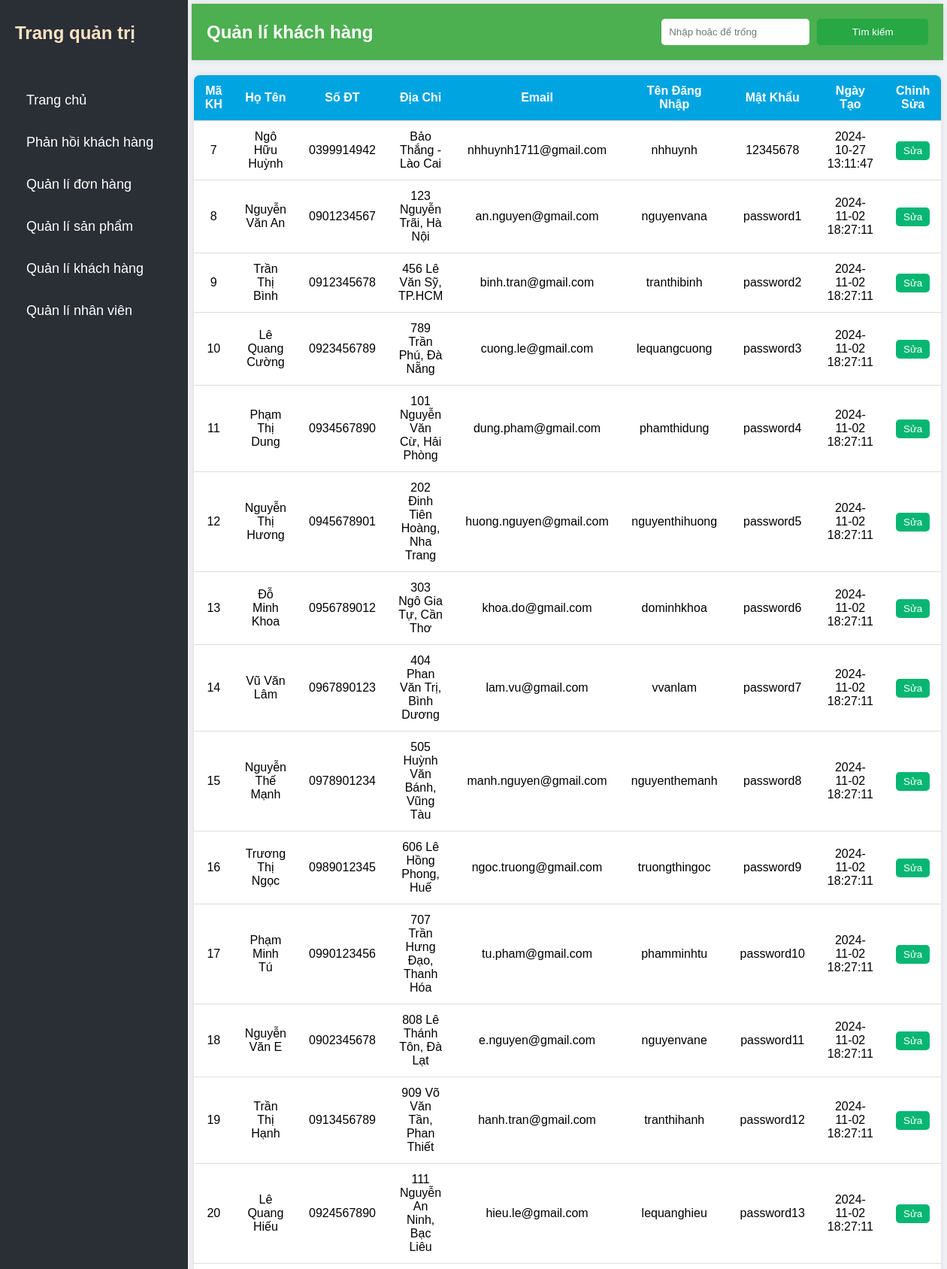
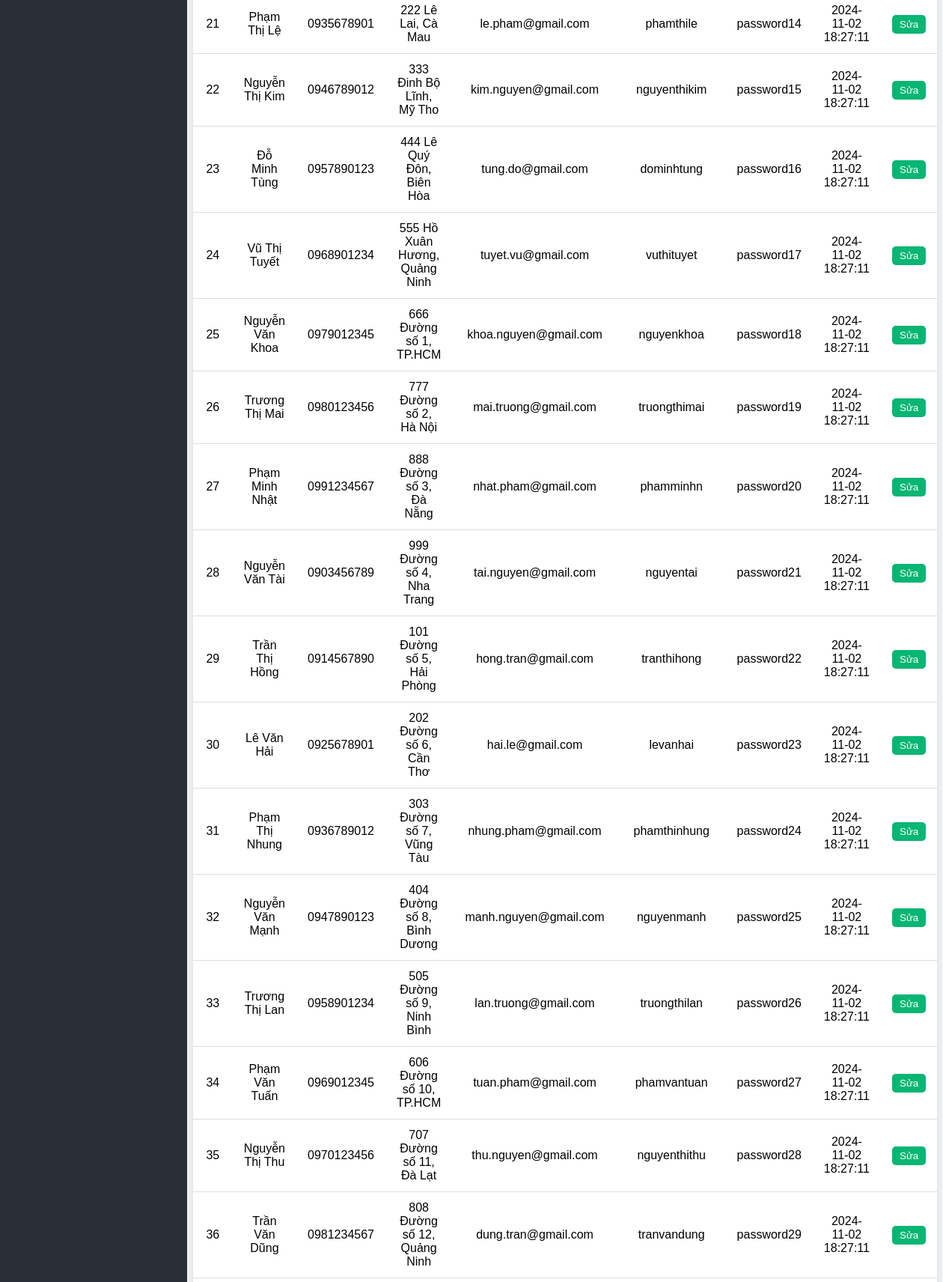
Screenshot of /admin/qlkhachhang.php (signed in, upper part) with the database file from the repository (2 pictures, top to bottom).
### tables this page shows
CREATE TABLE `khachhang` (
  `MaKhachHang` int(11) NOT NULL,
  `HoTen` varchar(100) NOT NULL,
  `SoDienThoai` varchar(15) DEFAULT NULL,
  `Matkhau` varchar(255) NOT NULL,
  `DiaChi` varchar(255) DEFAULT NULL,
  `NgayTao` timestamp NOT NULL DEFAULT current_timestamp(),
  `Email` varchar(255) NOT NULL,
  `Tendangnhap` varchar(255) NOT NULL
);

### admin/qlkhachhang.php (the view, shortened to what this page needs)
<?php
    $conn = new mysqli('localhost', 'root', '', 'shopfastfood');
        $sql = "SELECT * FROM khachhang";
        $stmt = $conn->prepare($sql);
        $stmt->execute();
        $result = $stmt->get_result();
?>
<!DOCTYPE html>
<html lang="en">
<head>
    <link rel="stylesheet" href="../admin/css/sidebar.css">
    <link rel="stylesheet" href="../admin/css/qlkhachhang.css">
</head>
<body>
<?php include 'sidebar.php';?>
<div class="noidung">
<div class="header">
    <h1>Quản lí khách hàng</h1>
    <form method="GET"class="search-form">
        <input type="text" name="keyword"
               placeholder="Nhập hoặc để trống">
        <button type="submit">Tìm kiếm</button>
    </form>
</div>
    <table>
        <thead>
            <tr>
                <th>Mã KH</th>
                <th>Họ Tên</th>
                <th>Số ĐT</th>
                <th>Địa Chỉ</th>
                <th>Email</th>
                <th>Tên Đăng Nhập</th>
                <th>Mật Khẩu</th>
                <th>Ngày Tạo</th>
                <th>Chỉnh Sửa</th>
            </tr>
        </thead>
        <tbody>
            <?php while ($row = $result->fetch_assoc()): ?>
                <tr data-id="<?php echo $row['MaKhachHang']; ?>">
                    <td><?php echo $row['MaKhachHang']; ?></td>
                    <td><?php echo $row['HoTen']; ?></td>
                    <td><?php echo $row['SoDienThoai']; ?></td>
                    <td><?php echo $row['DiaChi']; ?></td>
                    <td><?php echo $row['Email']; ?></td>
                    <td><?php echo $row['Tendangnhap']; ?></td>
                    <td><?php echo $row['Matkhau']; ?></td>
                    <td><?php echo $row['NgayTao']; ?></td>
                    <td>
                        <button class="edit-btn" onclick="showEditForm(<?php echo $row['MaKhachHang']; ?>)">Sửa</button>
                    </td>
                </tr>
            <?php endwhile; ?>
        </tbody>
    </table>
</div>
</body>
</html>

### admin/css/sidebar.css (style rules this page uses)
* { margin: 0; padding: 0; box-sizing: border-box; font-family: 'Arial', sans-serif; }
body { display: flex; min-height: 100vh; background-color: #f0f2f5; }
.noidung { margin-left: 250px; padding: 5px; width: calc(100% - 250px); }

### admin/css/qlkhachhang.css (style rules this page uses)
h1 { text-align: center; margin-bottom: 20px; }
table { width: 80%; margin: 0 auto; border-collapse: collapse; background-color: white; box-shadow: 0 0 10px rgba(0, 0, 0, 0.1); border-radius: 8px; overflow: hidden; }
th, td { padding: 12px 15px; text-align: center; border-bottom: 1px solid #ddd; }
th { background-color: #00a4e0; color: white; }
.edit-btn { background-color: #08b673; color: white; border: none; padding: 5px 10px; border-radius: 5px; cursor: pointer; }
input { width: 99%; padding: 10px; margin: 10px 0; border: 1px solid #ddd; border-radius: 5px; }
button { width: 100%; padding: 10px; background-color: #28a745; color: white; border: none; border-radius: 5px; cursor: pointer; }
.header { background-color: #4CAF50; color: white; display: flex; justify-content: space-between; align-items: center; padding: 10px 20px; box-shadow: 0 0 10px rgba(0, 0, 0, 0.1); margin-bottom: 20px; }
.header h1 { margin: 0; font-size: 24px; font-weight: bold; }
.header .search-form { display: flex; align-items: center; gap: 10px; }
.header input[type="text"] { padding: 10px; border: none; border-radius: 5px; width: 250px; max-width: 100%; }
.header button { background-color: #28a745; color: white; border: none; padding: 10px 20px; border-radius: 5px; cursor: pointer; }

### rows the page displays
khachhang: MaKhachHang "7", HoTen "Ngô Hữu Huỳnh", SoDienThoai "0399914942", DiaChi "Bảo Thắng - Lào Cai", Email "nhhuynh1711@gmail.com", Tendangnhap "nhhuynh", Matkhau "12345678", NgayTao "2024-10-27 13:11:47"
khachhang: MaKhachHang "8", HoTen "Nguyễn Văn An", SoDienThoai "0901234567", DiaChi "123 Nguyễn Trãi, Hà Nội", Email "an.nguyen@gmail.com", Tendangnhap "nguyenvana", Matkhau "password1", NgayTao "2024-11-02 18:27:11"
khachhang: MaKhachHang "9", HoTen "Trần Thị Bình", SoDienThoai "0912345678", DiaChi "456 Lê Văn Sỹ, TP.HCM", Email "binh.tran@gmail.com", Tendangnhap "tranthibinh", Matkhau "password2", NgayTao "2024-11-02 18:27:11"
khachhang: MaKhachHang "10", HoTen "Lê Quang Cường", SoDienThoai "0923456789", DiaChi "789 Trần Phú, Đà Nẵng", Email "cuong.le@gmail.com", Tendangnhap "lequangcuong", Matkhau "password3", NgayTao "2024-11-02 18:27:11"
khachhang: MaKhachHang "11", HoTen "Phạm Thị Dung", SoDienThoai "0934567890", DiaChi "101 Nguyễn Văn Cừ, Hải Phòng", Email "dung.pham@gmail.com", Tendangnhap "phamthidung", Matkhau "password4", NgayTao "2024-11-02 18:27:11"
khachhang: MaKhachHang "12", HoTen "Nguyễn Thị Hương", SoDienThoai "0945678901", DiaChi "202 Đinh Tiên Hoàng, Nha Trang", Email "huong.nguyen@gmail.com", Tendangnhap "nguyenthihuong", Matkhau "password5", NgayTao "2024-11-02 18:27:11"
khachhang: MaKhachHang "13", HoTen "Đỗ Minh Khoa", SoDienThoai "0956789012", DiaChi "303 Ngô Gia Tự, Cần Thơ", Email "khoa.do@gmail.com", Tendangnhap "dominhkhoa", Matkhau "password6", NgayTao "2024-11-02 18:27:11"
khachhang: MaKhachHang "14", HoTen "Vũ Văn Lâm", SoDienThoai "0967890123", DiaChi "404 Phan Văn Trị, Bình Dương", Email "lam.vu@gmail.com", Tendangnhap "vvanlam", Matkhau "password7", NgayTao "2024-11-02 18:27:11"
khachhang: MaKhachHang "15", HoTen "Nguyễn Thế Mạnh", SoDienThoai "0978901234", DiaChi "505 Huỳnh Văn Bánh, Vũng Tàu", Email "manh.nguyen@gmail.com", Tendangnhap "nguyenthemanh", Matkhau "password8", NgayTao "2024-11-02 18:27:11"
khachhang: MaKhachHang "16", HoTen "Trương Thị Ngọc", SoDienThoai "0989012345", DiaChi "606 Lê Hồng Phong, Huế", Email "ngoc.truong@gmail.com", Tendangnhap "truongthingoc", Matkhau "password9", NgayTao "2024-11-02 18:27:11"
khachhang: MaKhachHang "17", HoTen "Phạm Minh Tú", SoDienThoai "0990123456", DiaChi "707 Trần Hưng Đạo, Thanh Hóa", Email "tu.pham@gmail.com", Tendangnhap "phamminhtu", Matkhau "password10", NgayTao "2024-11-02 18:27:11"
khachhang: MaKhachHang "18", HoTen "Nguyễn Văn E", SoDienThoai "0902345678", DiaChi "808 Lê Thánh Tôn, Đà Lạt", Email "e.nguyen@gmail.com", Tendangnhap "nguyenvane", Matkhau "password11", NgayTao "2024-11-02 18:27:11"
khachhang: MaKhachHang "19", HoTen "Trần Thị Hạnh", SoDienThoai "0913456789", DiaChi "909 Võ Văn Tần, Phan Thiết", Email "hanh.tran@gmail.com", Tendangnhap "tranthihanh", Matkhau "password12", NgayTao "2024-11-02 18:27:11"
khachhang: MaKhachHang "20", HoTen "Lê Quang Hiếu", SoDienThoai "0924567890", DiaChi "111 Nguyễn An Ninh, Bạc Liêu", Email "hieu.le@gmail.com", Tendangnhap "lequanghieu", Matkhau "password13", NgayTao "2024-11-02 18:27:11"
khachhang: MaKhachHang "21", HoTen "Phạm Thị Lệ", SoDienThoai "0935678901", DiaChi "222 Lê Lai, Cà Mau", Email "le.pham@gmail.com", Tendangnhap "phamthile", Matkhau "password14", NgayTao "2024-11-02 18:27:11"
khachhang: MaKhachHang "22", HoTen "Nguyễn Thị Kim", SoDienThoai "0946789012", DiaChi "333 Đinh Bộ Lĩnh, Mỹ Tho", Email "kim.nguyen@gmail.com", Tendangnhap "nguyenthikim", Matkhau "password15", NgayTao "2024-11-02 18:27:11"
khachhang: MaKhachHang "23", HoTen "Đỗ Minh Tùng", SoDienThoai "0957890123", DiaChi "444 Lê Quý Đôn, Biên Hòa", Email "tung.do@gmail.com", Tendangnhap "dominhtung", Matkhau "password16", NgayTao "2024-11-02 18:27:11"
khachhang: MaKhachHang "24", HoTen "Vũ Thị Tuyết", SoDienThoai "0968901234", DiaChi "555 Hồ Xuân Hương, Quảng Ninh", Email "tuyet.vu@gmail.com", Tendangnhap "vuthituyet", Matkhau "password17", NgayTao "2024-11-02 18:27:11"
khachhang: MaKhachHang "25", HoTen "Nguyễn Văn Khoa", SoDienThoai "0979012345", DiaChi "666 Đường số 1, TP.HCM", Email "khoa.nguyen@gmail.com", Tendangnhap "nguyenkhoa", Matkhau "password18", NgayTao "2024-11-02 18:27:11"
khachhang: MaKhachHang "26", HoTen "Trương Thị Mai", SoDienThoai "0980123456", DiaChi "777 Đường số 2, Hà Nội", Email "mai.truong@gmail.com", Tendangnhap "truongthimai", Matkhau "password19", NgayTao "2024-11-02 18:27:11"
khachhang: MaKhachHang "27", HoTen "Phạm Minh Nhật", SoDienThoai "0991234567", DiaChi "888 Đường số 3, Đà Nẵng", Email "nhat.pham@gmail.com", Tendangnhap "phamminhn", Matkhau "password20", NgayTao "2024-11-02 18:27:11"
khachhang: MaKhachHang "28", HoTen "Nguyễn Văn Tài", SoDienThoai "0903456789", DiaChi "999 Đường số 4, Nha Trang", Email "tai.nguyen@gmail.com", Tendangnhap "nguyentai", Matkhau "password21", NgayTao "2024-11-02 18:27:11"
khachhang: MaKhachHang "29", HoTen "Trần Thị Hồng", SoDienThoai "0914567890", DiaChi "101 Đường số 5, Hải Phòng", Email "hong.tran@gmail.com", Tendangnhap "tranthihong", Matkhau "password22", NgayTao "2024-11-02 18:27:11"
khachhang: MaKhachHang "30", HoTen "Lê Văn Hải", SoDienThoai "0925678901", DiaChi "202 Đường số 6, Cần Thơ", Email "hai.le@gmail.com", Tendangnhap "levanhai", Matkhau "password23", NgayTao "2024-11-02 18:27:11"
khachhang: MaKhachHang "31", HoTen "Phạm Thị Nhung", SoDienThoai "0936789012", DiaChi "303 Đường số 7, Vũng Tàu", Email "nhung.pham@gmail.com", Tendangnhap "phamthinhung", Matkhau "password24", NgayTao "2024-11-02 18:27:11"
khachhang: MaKhachHang "32", HoTen "Nguyễn Văn Mạnh", SoDienThoai "0947890123", DiaChi "404 Đường số 8, Bình Dương", Email "manh.nguyen@gmail.com", Tendangnhap "nguyenmanh", Matkhau "password25", NgayTao "2024-11-02 18:27:11"
khachhang: MaKhachHang "33", HoTen "Trương Thị Lan", SoDienThoai "0958901234", DiaChi "505 Đường số 9, Ninh Bình", Email "lan.truong@gmail.com", Tendangnhap "truongthilan", Matkhau "password26", NgayTao "2024-11-02 18:27:11"
khachhang: MaKhachHang "34", HoTen "Phạm Văn Tuấn", SoDienThoai "0969012345", DiaChi "606 Đường số 10, TP.HCM", Email "tuan.pham@gmail.com", Tendangnhap "phamvantuan", Matkhau "password27", NgayTao "2024-11-02 18:27:11"
khachhang: MaKhachHang "35", HoTen "Nguyễn Thị Thu", SoDienThoai "0970123456", DiaChi "707 Đường số 11, Đà Lạt", Email "thu.nguyen@gmail.com", Tendangnhap "nguyenthithu", Matkhau "password28", NgayTao "2024-11-02 18:27:11"
khachhang: MaKhachHang "36", HoTen "Trần Văn Dũng", SoDienThoai "0981234567", DiaChi "808 Đường số 12, Quảng Ninh", Email "dung.tran@gmail.com", Tendangnhap "tranvandung", Matkhau "password29", NgayTao "2024-11-02 18:27:11"
